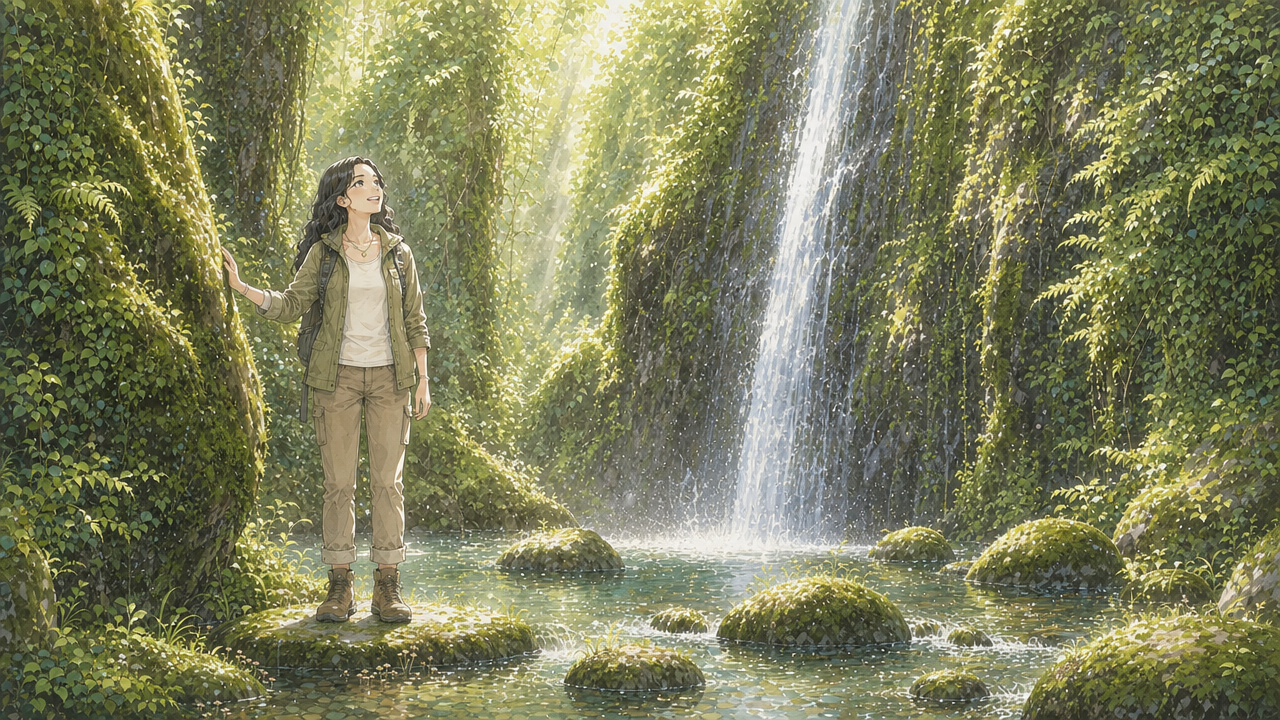
#> input picture assets/comparison/moss-gorge-image2-before.jpg, 1280 x 720 px
$ python spatial.py ../../assets/comparison/moss-gorge-image2-before.jpg out
#> lines starting #> are read from the running program, lines starting #| are printed output that depends on the picture
### src/mi_ripple/common.py
"""Shared numerical, image-I/O, provenance, and inspection-board helpers."""

from __future__ import annotations

import hashlib
import json
from datetime import UTC, datetime
from pathlib import Path

import numpy as np
from PIL import Image, ImageDraw, ImageFont
from scipy import ndimage
from skimage import color as skcolor

BAND_SIGMAS = (1.0, 3.0)
RESIDUAL_GAIN = 6.0


def load_rgb(path: str | Path) -> np.ndarray:
    """Load an opaque RGB image as float64 values in [0, 1]."""
    with Image.open(path) as image:
#> image is the input picture: PIL image 1280x720 RGB; mean R, G, B 124.3, 126, 91.5
        return np.asarray(image.convert("RGB"), dtype=np.float64) / 255.0


def rgb_to_lab(rgb: np.ndarray) -> np.ndarray:
    return skcolor.rgb2lab(rgb)


def lab_to_rgb8(lab: np.ndarray) -> np.ndarray:
    lab = lab.copy()
    lab[..., 0] = np.clip(lab[..., 0], 0, 100)
    return np.clip(np.rint(skcolor.lab2rgb(lab) * 255), 0, 255).astype(np.uint8)


def rgb_to_L(rgb: np.ndarray) -> np.ndarray:
    return skcolor.rgb2lab(rgb)[..., 0]


def bandpass(
    channel: np.ndarray,
    sigmas: tuple[float, float] = BAND_SIGMAS,
) -> np.ndarray:
    """Difference-of-Gaussians band used for approximately 3–8 px texture."""
    return ndimage.gaussian_filter(channel, sigmas[0]) - ndimage.gaussian_filter(
        channel, sigmas[1]
    )


def smoothstep(x: np.ndarray, low: float, high: float) -> np.ndarray:
    t = np.clip((x - low) / (high - low), 0.0, 1.0)
    return t * t * (3 - 2 * t)


def structure_signals(
    lightness: np.ndarray,
    sig_grad: float = 1.5,
    sig_int: float = 5.0,
) -> dict[str, np.ndarray]:
    """Return edge magnitude, coherence, tangent direction, and texture density."""
#> called with sig_grad = 1.5, sig_int = 5
    smoothed = ndimage.gaussian_filter(lightness, sig_grad)
    gy, gx = np.gradient(smoothed)
    gmag = ndimage.gaussian_filter(np.hypot(gx, gy), 2.0)
    jxx = ndimage.gaussian_filter(gx * gx, sig_int)
    jyy = ndimage.gaussian_filter(gy * gy, sig_int)
    jxy = ndimage.gaussian_filter(gx * gy, sig_int)
    trace = jxx + jyy + 1e-6
    determinant = jxx * jyy - jxy * jxy
    discriminant = np.sqrt(np.maximum(trace * trace / 4 - determinant, 0))
    lambda1 = trace / 2 + discriminant
    lambda2 = trace / 2 - discriminant
    coherence = ((lambda1 - lambda2) / (lambda1 + lambda2 + 1e-6)) ** 2
    theta = 0.5 * np.arctan2(2 * jxy, jxx - jyy) + np.pi / 2
    highpass = lightness - ndimage.gaussian_filter(lightness, 2.0)
    highpass_energy = np.sqrt(ndimage.gaussian_filter(highpass * highpass, 6.0))
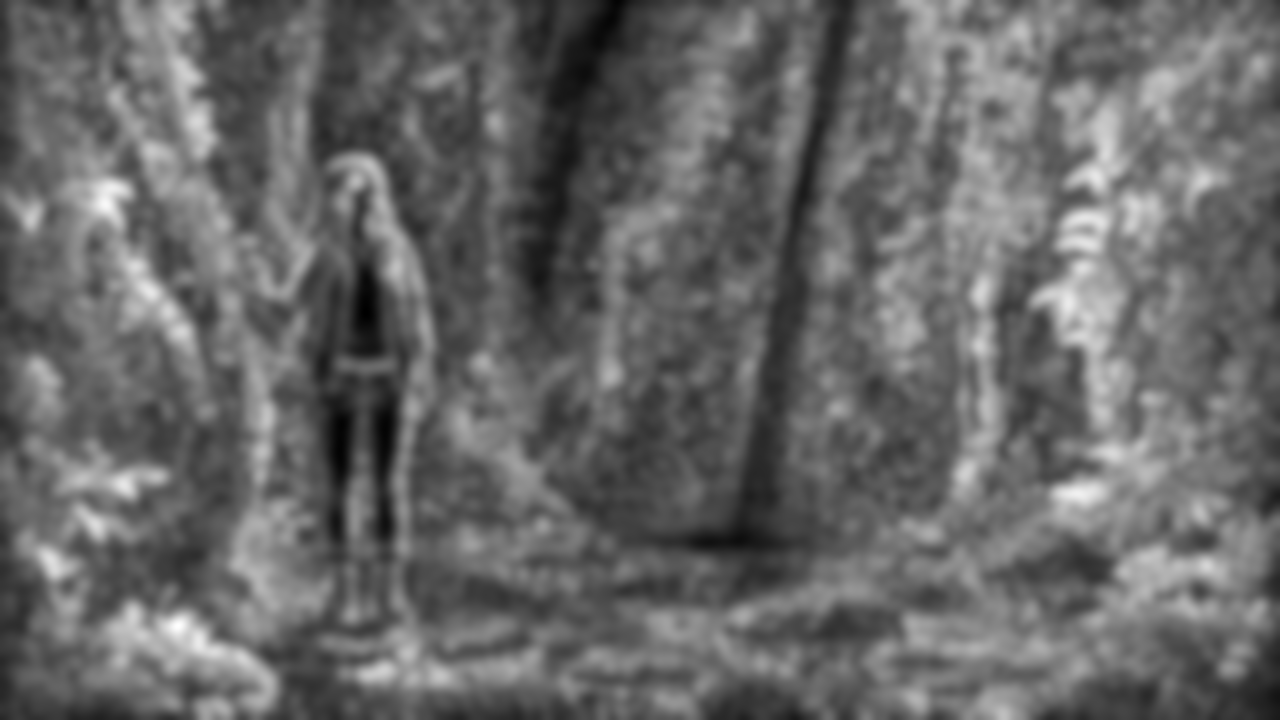
#> highpass_energy: shape (720, 1280) float64; min 1.09, max 18.56, mean 8.17; drawn with min black and max white
    return {
        "gmag": gmag,
        "coh": coherence,
        "theta": theta,
        "hp_energy": highpass_energy,
    }


# [49 lines left out: functions along_orientation_mean, window_damage, not called in this run]


def sha256_of(path: str | Path) -> str:
    digest = hashlib.sha256()
    with open(path, "rb") as handle:
        for chunk in iter(lambda: handle.read(1 << 20), b""):
            digest.update(chunk)
    return digest.hexdigest()


def now_iso() -> str:
    return datetime.now(UTC).astimezone().isoformat(timespec="seconds")


def write_json(path: str | Path, value: dict) -> Path:
    output = Path(path)
    output.write_text(
        json.dumps(value, ensure_ascii=False, indent=2) + "\n",
        encoding="utf-8",
    )
    return output


def image_size(path: str | Path) -> tuple[int, int]:
    with Image.open(path) as image:
        return image.size


# [17 lines left out: function font, not called in this run]


def to_img(array: np.ndarray) -> Image.Image:
    return Image.fromarray(np.clip(array, 0, 255).astype(np.uint8)).convert("RGB")


# [58 lines left out: functions residual_tile, crop_tile, build_board, not called in this run]

### src/mi_ripple/spatial.py
"""Structure-aware spatial suppression for scale-like granules."""

from __future__ import annotations

import argparse
from pathlib import Path

import numpy as np
from PIL import Image
from scipy import ndimage

from .common import (
    bandpass,
    lab_to_rgb8,
    load_rgb,
    now_iso,
    rgb_to_lab,
    sha256_of,
    smoothstep,
    structure_signals,
    write_json,
)

PROFILES = {
    "loose": {
        "edge": (1.5, 4.0),
        "coh": (0.35, 0.70),
        "dense": (5.0, 10.0),
    },
    "strict": {
        "edge": (0.8, 2.5),
        "coh": (0.15, 0.45),
        "dense": (1.8, 4.0),
    },
}


def structure_mask(
    lightness: np.ndarray,
    profile: str = "strict",
    signals: dict | None = None,
) -> tuple[np.ndarray, dict]:
    """Return treatment permission where 1 is editable and 0 is protected."""
    parameters = PROFILES[profile]
    signals = signals or structure_signals(lightness)
#> signals = 4 items
    protect = 1 - (
        1 - smoothstep(signals["gmag"], *parameters["edge"])
    ) * (
        1 - smoothstep(signals["coh"], *parameters["coh"])
    ) * (
        1 - smoothstep(signals["hp_energy"], *parameters["dense"])
    )
#> call 3 of smoothstep, with low = 1.8, high = 4
#> in smoothstep (call 3), `t = np.clip((x - low) / (high - low), 0.0, 1.0)`:
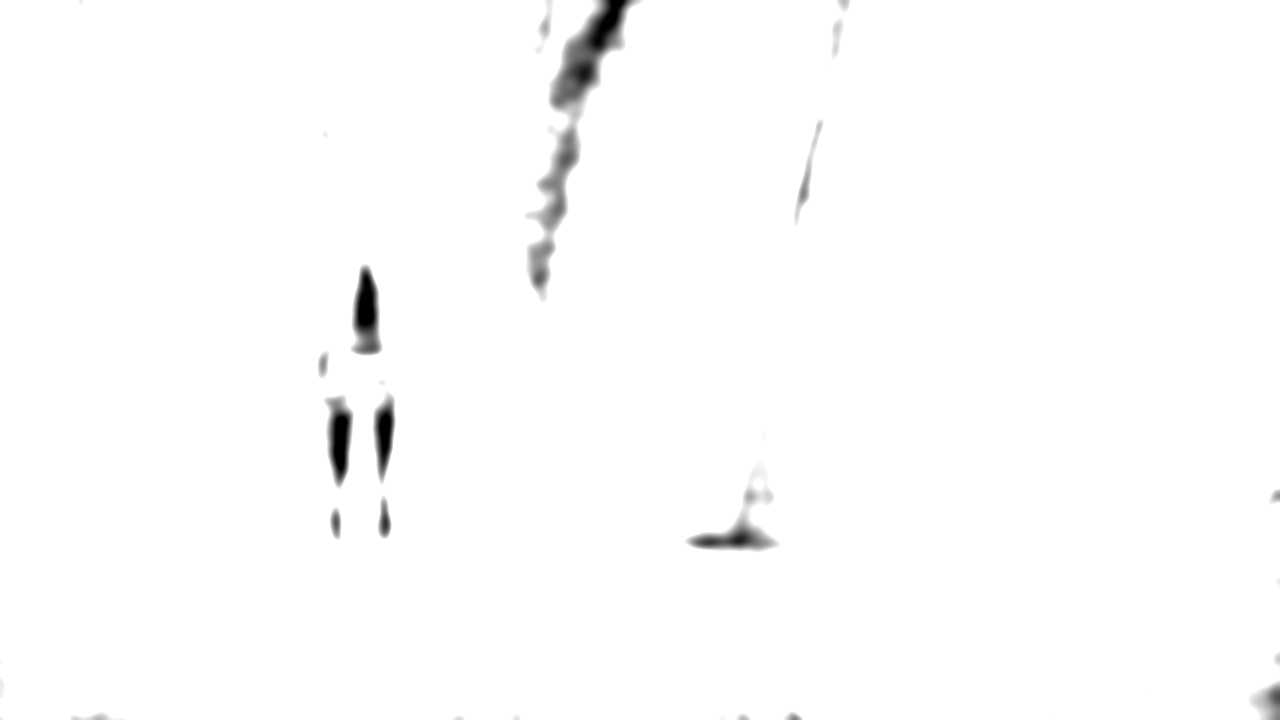
#> t: shape (720, 1280) float64; min 0, max 1, mean 0.99
    weight = np.clip(ndimage.gaussian_filter(1 - protect, 3.0), 0, 1)
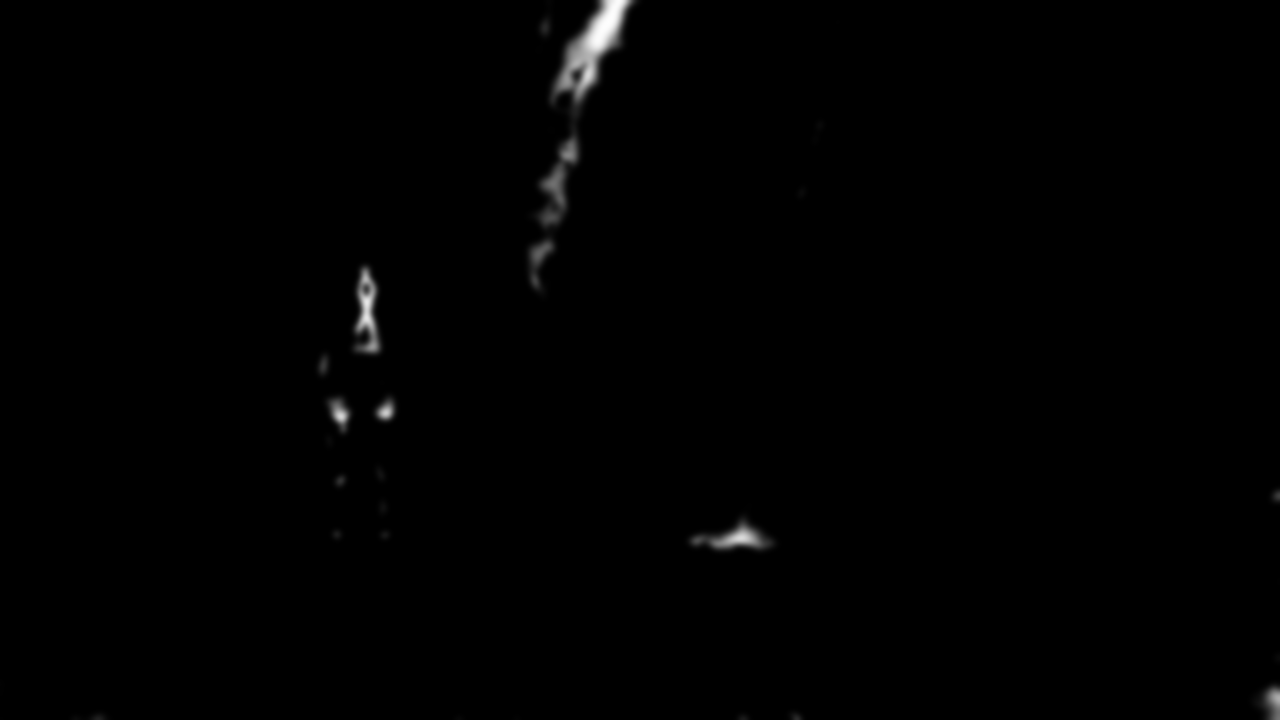
#> weight: shape (720, 1280) float64; min 0, max 0.996, mean 0.00559
    stats = {
        "profile": profile,
        "area_pct_w_gt_0p5": round(float((weight > 0.5).mean() * 100), 2),
        "area_pct_w_lt_0p1": round(float((weight < 0.1).mean() * 100), 2),
        "mean_w": round(float(weight.mean()), 4),
    }
#> stats = {'profile': 'strict', 'area_pct_w_gt_0p5': 0.38, 'area_pct_w_lt_0p1': 98.67, 'mean_w': 0.0056}
    return weight, stats


def iso_clean(
    rgb: np.ndarray,
    strength: float = 1.0,
    profile: str = "strict",
) -> tuple[np.ndarray, np.ndarray, dict]:
    """Reduce the 3–8 px band only where the structure mask permits it."""
    lab = rgb_to_lab(rgb)
    weight, mask_stats = structure_mask(lab[..., 0], profile)
#> mask_stats has the same summary as stats in structure_mask
    removed = {}
    for index, name in enumerate(("L", "a", "b")):
        difference = strength * weight * bandpass(lab[..., index])
        lab[..., index] -= difference
        removed[name] = round(float(difference.std()), 4)
#> this loop made 3 passes
#> pass 1, in iso_clean, `difference = strength * weight * bandpass(lab[..., index])`:
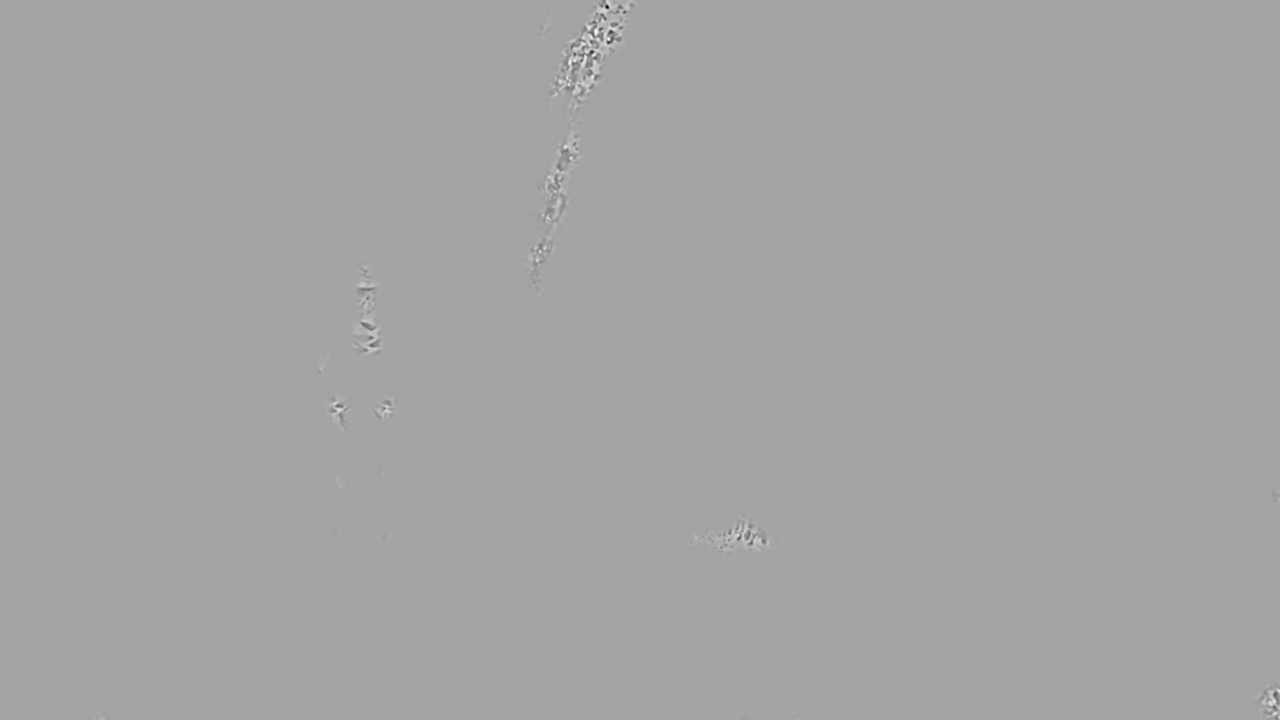
#> difference: shape (720, 1280) float64; min -4.18, max 2.31, mean 0.000597; drawn with min black and max white
#> after the loop, removed = {'L': 0.0612, 'a': 0.0425, 'b': 0.173}
    return lab_to_rgb8(lab), weight, {
        "strength": strength,
        "mask": mask_stats,
        "removed_std_by_channel": removed,
    }


def main() -> None:
    parser = argparse.ArgumentParser(
        description="Reduce scale-like texture behind a structure mask."
    )
    parser.add_argument("image")
    parser.add_argument("out_dir")
    parser.add_argument("--profile", choices=sorted(PROFILES), default="strict")
    parser.add_argument("--strength", type=float, default=1.0)
    arguments = parser.parse_args()
    source = Path(arguments.image)
    output_dir = Path(arguments.out_dir)
    output_dir.mkdir(parents=True, exist_ok=True)
    output, weight, stats = iso_clean(
        load_rgb(source),
        arguments.strength,
        arguments.profile,
    )
#> stats = 3 items
    output_path = output_dir / f"{source.stem}_iso_{arguments.profile}.png"
    Image.fromarray(output).save(output_path)
    Image.fromarray((weight * 255).astype(np.uint8)).save(
        output_dir / f"{source.stem}_iso_{arguments.profile}_mask.png"
    )
    write_json(
        output_path.with_suffix(".json"),
        {
            "stage": "iso_clean",
            "grade": (
                "deliverable"
                if arguments.profile == "strict"
                else "reference_only"
            ),
            "source": str(source),
            "source_sha256": sha256_of(source),
            "output": str(output_path),
            **stats,
            "time": now_iso(),
        },
    )
    print(output_path)


if __name__ == "__main__":
    main()

$ run again, on assets/comparison/night-hair-before.jpg
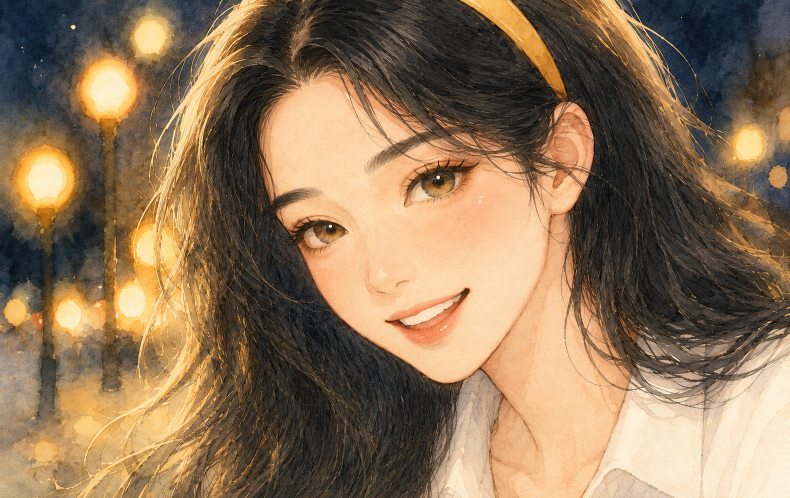
#> input picture assets/comparison/night-hair-before.jpg, 1579 x 996 px (shown at 1/2 size)
#> in load_rgb, image is the input picture: PIL image 1579x996 RGB; mean R, G, B 142.2, 116.5, 87.9
#> signals = 4 items
#> in structure_mask, `weight = np.clip(ndimage.gaussian_filter(1 - protect, 3.0), 0, 1)`:
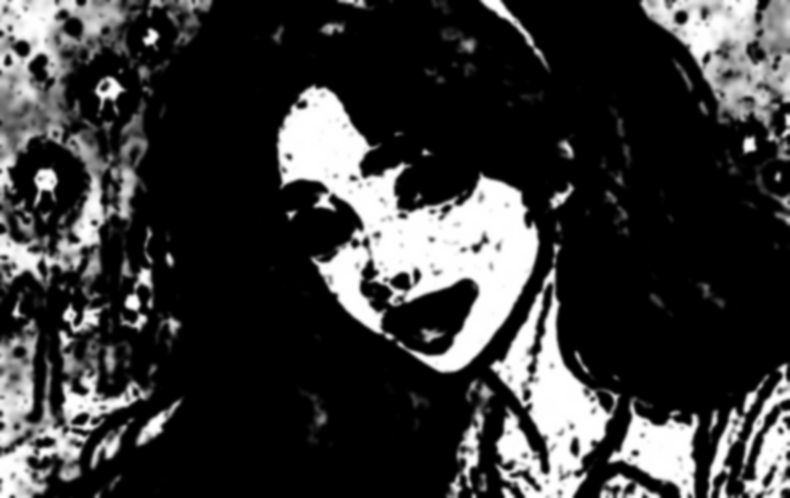
#> weight: shape (996, 1579) float64 (shown at 1/2 size); min 0, max 1, mean 0.218
#> in structure_mask, `stats = { "profile": profile, "area_pct_w_gt_0p5": round(float((weight..`: stats = {'profile': 'strict', 'area_pct_w_gt_0p5': 21.34, 'area_pct_w_lt_0p1': 66.79, 'mean_w': 0.218}
#> mask_stats has the same summary as stats in structure_mask
#> the loop in iso_clean, `for index, name in enumerate(("L", "a", "b")):` made 3 passes
#> pass 2, in iso_clean, `difference = strength * weight * bandpass(lab[..., index])`:
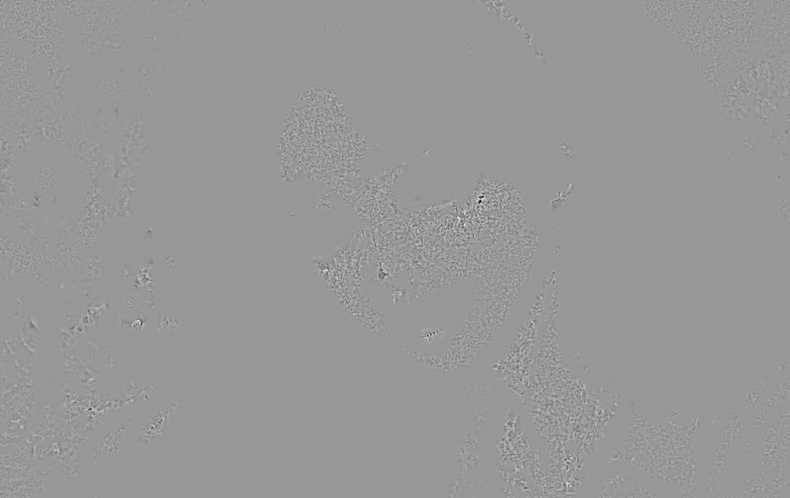
#> difference: shape (996, 1579) float64 (shown at 1/2 size); min -4.97, max 3.38, mean -0.00179; drawn with min black and max white
#> after the loop in iso_clean, `for index, name in enumerate(("L", "a", "b")):`: removed = {'L': 0.306, 'a': 0.182, 'b': 0.265}
#> in main, `output, weight, stats = iso_clean( load_rgb(source), arguments.strengt..`: stats = 3 items

$ run again, on assets/comparison/rainforest-path-before.jpg
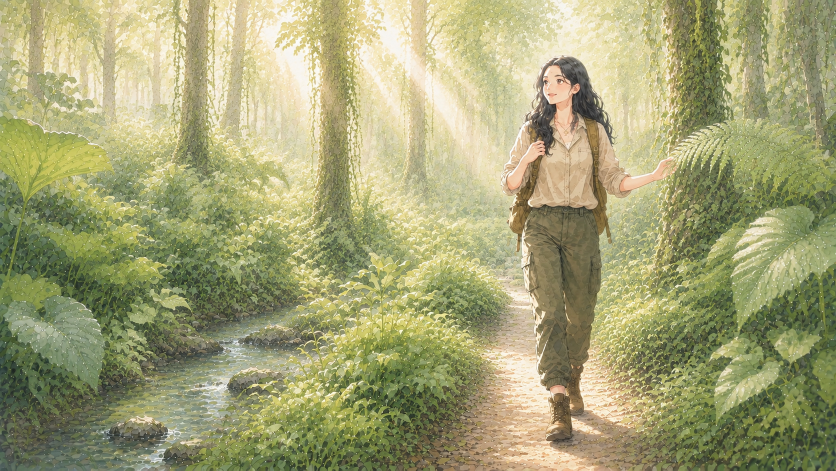
#> input picture assets/comparison/rainforest-path-before.jpg, 1672 x 941 px (shown at 1/2 size)
#> in load_rgb, image is the input picture: PIL image 1672x941 RGB; mean R, G, B 163, 162.7, 117.5
#> signals = 4 items
#> in structure_mask, `weight = np.clip(ndimage.gaussian_filter(1 - protect, 3.0), 0, 1)`:
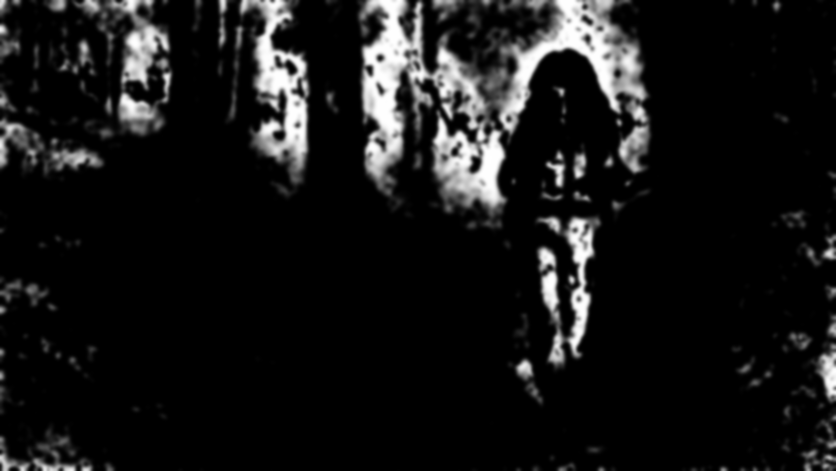
#> weight: shape (941, 1672) float64 (shown at 1/2 size); min 0, max 1, mean 0.0899
#> in structure_mask, `stats = { "profile": profile, "area_pct_w_gt_0p5": round(float((weight..`: stats = {'profile': 'strict', 'area_pct_w_gt_0p5': 7.97, 'area_pct_w_lt_0p1': 82.88, 'mean_w': 0.0899}
#> mask_stats has the same summary as stats in structure_mask
#> the loop in iso_clean, `for index, name in enumerate(("L", "a", "b")):` made 3 passes
#> pass 3, in iso_clean, `difference = strength * weight * bandpass(lab[..., index])`:
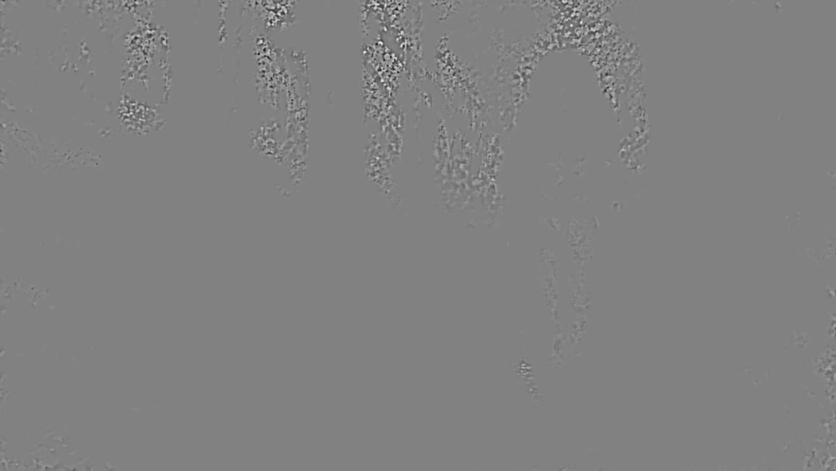
#> difference: shape (941, 1672) float64 (shown at 1/2 size); min -8.95, max 8.64, mean 0.000162; drawn with min black and max white
#> after the loop in iso_clean, `for index, name in enumerate(("L", "a", "b")):`: removed = {'L': 0.282, 'a': 0.102, 'b': 0.414}
#> in main, `output, weight, stats = iso_clean( load_rgb(source), arguments.strengt..`: stats = 3 items
